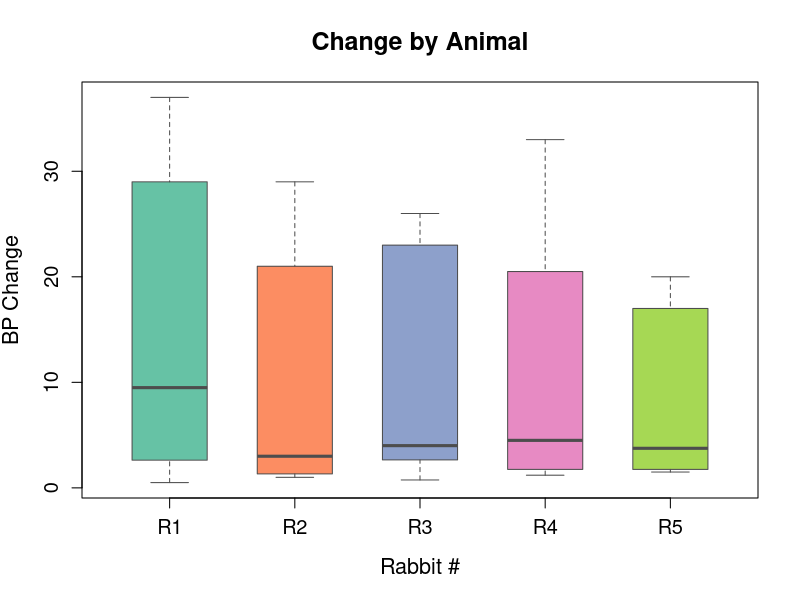

Write the R code that produced this figure.
## ---- chunk 1
#Loading MASS package
library(MASS)

#Loading knitr package
library(knitr)

#Loading Rabbit dataset
data(Rabbit)

#Dimensions of Rabbit dataset
print(paste(dim(Rabbit)))

#Sample rows from the dataset
kable(head(Rabbit,5))
## ---- chunk 2
#| label: fig-rabbit
#| fig-cap: "Boxplot of BP Change by Rabbit"
#Boxplot of BP change by rabbit
boxplot(BPchange ~ Animal, data = Rabbit,
        xlab = "Rabbit #", 
        ylab = "BP Change",
        main = "Change by Animal",
        col = c("#66c2a5", "#fc8d62", "#8da0cb", "#e78ac3", "#a6d854"),
        border = "gray30",
        boxwex = 0.6,
        cex.axis = 1.2,
        cex.lab = 1.3,
        cex.main = 1.5)

